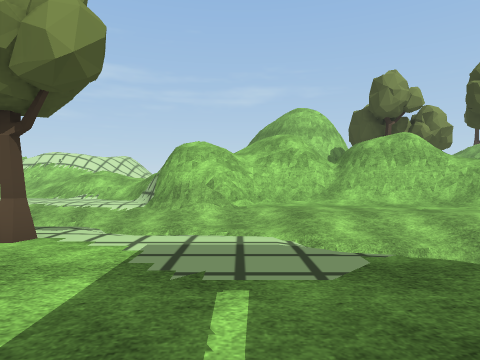
View 1 (above)

24 first-person views from a walk through a 3-D level made in the Unity game engine. The camera is 1.2 m above the floor, looks level and sees 75° across. The floor is counted in squares, 2 m on a side. Each view is taken from the middle of a square. On the plan, view 1 faces up. The plan holds only what a view shows up to about 9 squares ahead; the rest is blank. The place goes on beyond the plan. Some animated figures are not drawn. Some surface patterns are stand-ins.

View 2
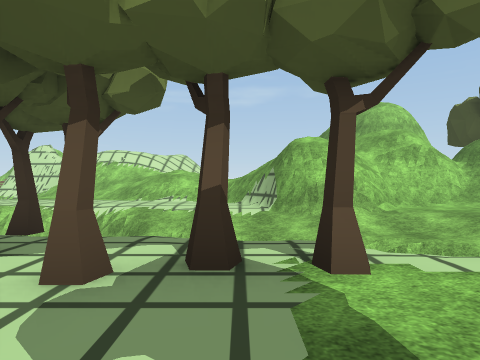

View 3
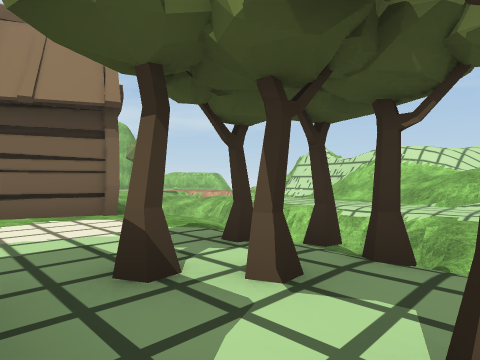

View 4
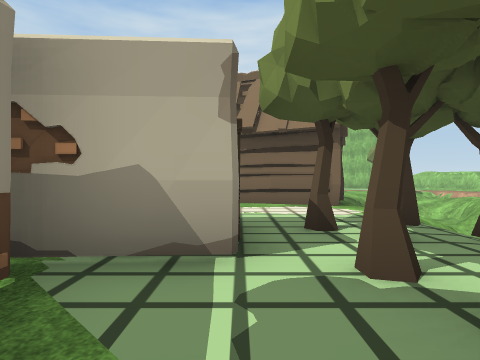

View 5
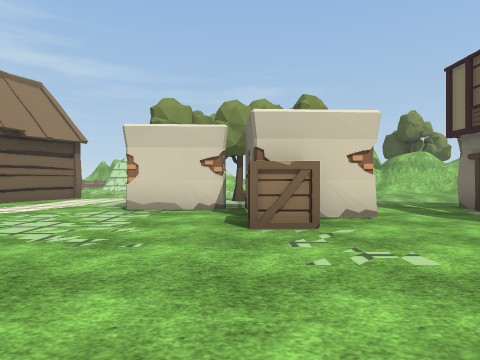

View 6
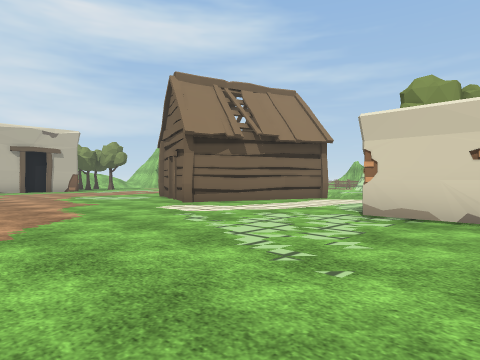

View 7
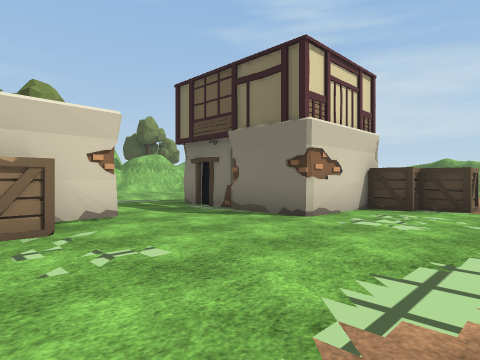

View 8
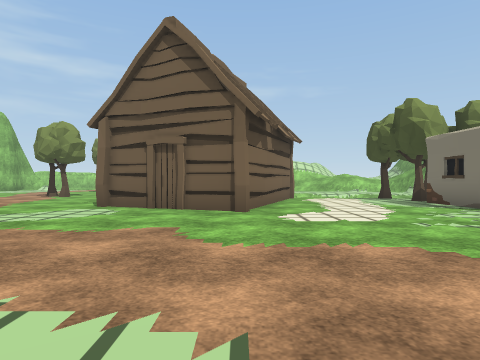

View 9
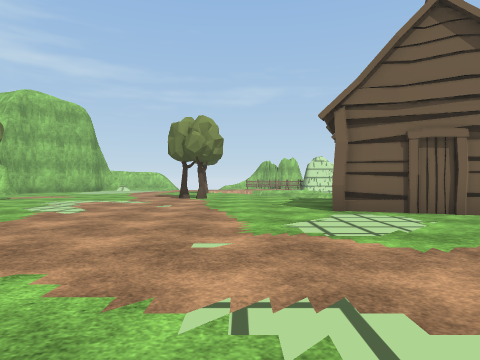

View 10
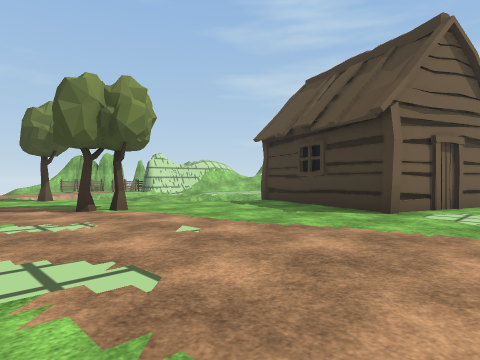

View 11
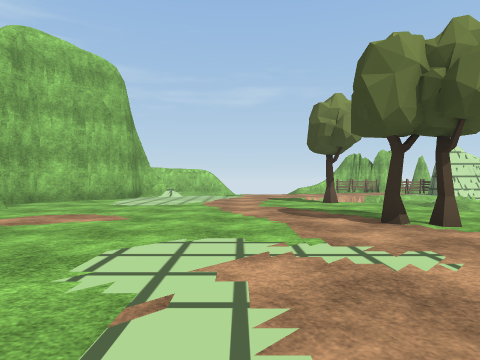

View 12
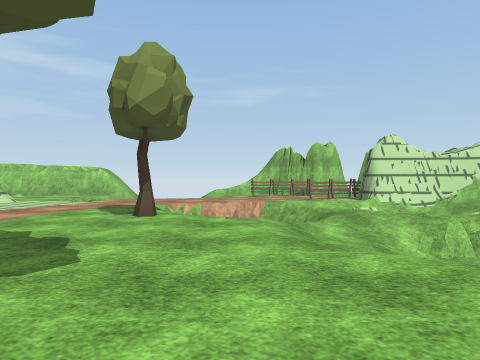

View 13
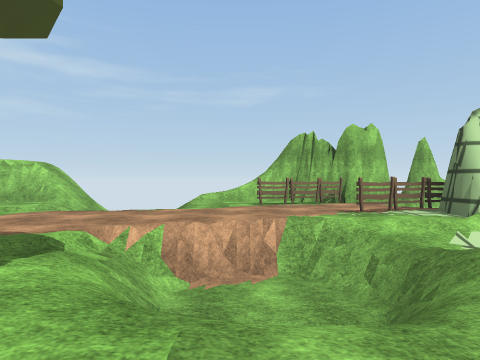

View 14
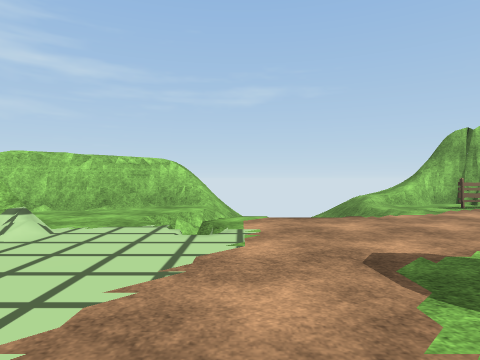

View 15
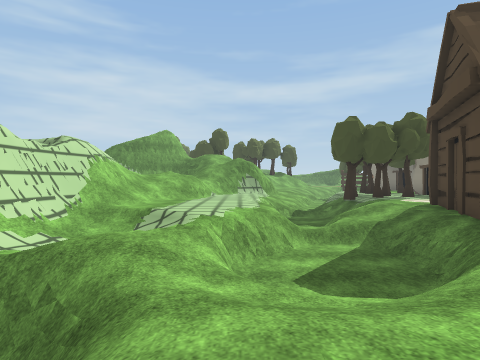

View 16
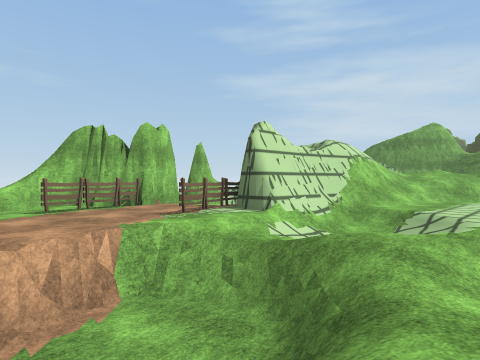

View 17
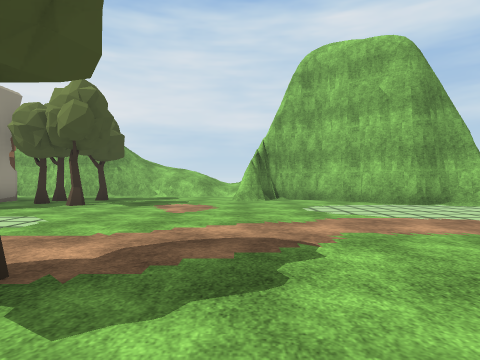

View 18
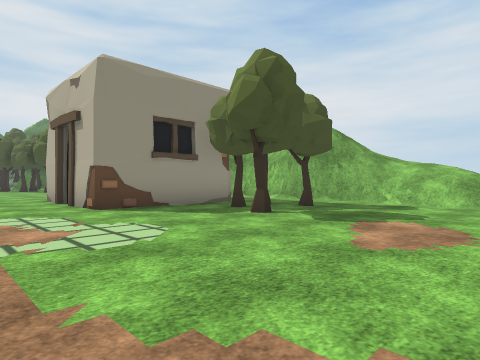

View 19
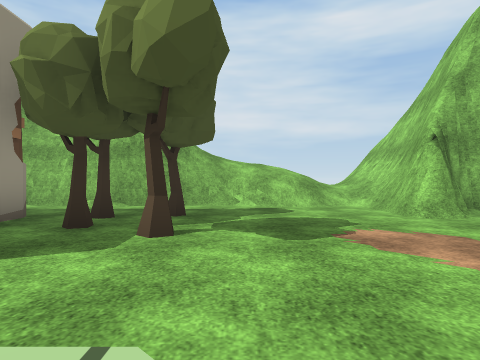

View 20
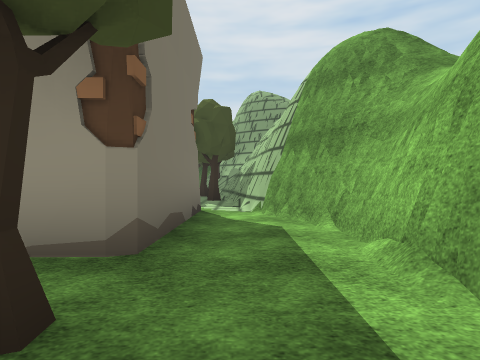

View 21
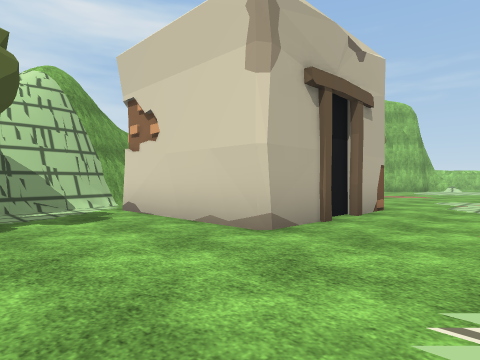

View 22
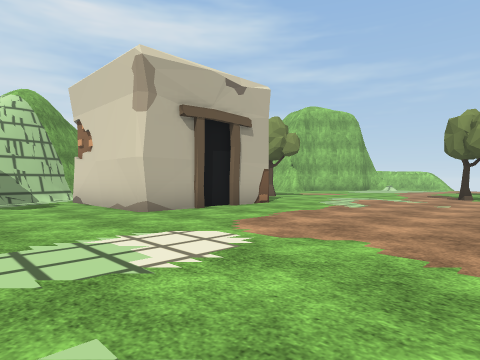

View 23
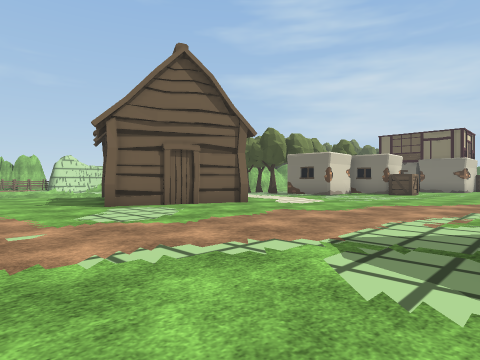

View 24
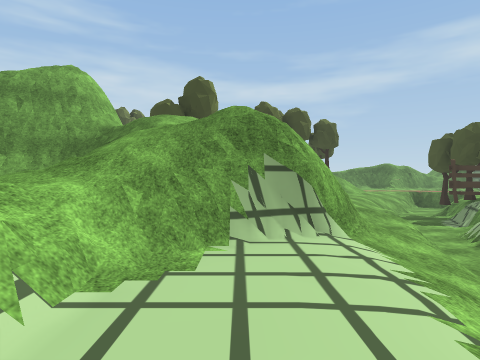

### Floor plan
Key: @ floor where view 1 was taken; # wall or solid block; . main floor; - floor 1.5 m lower than the main floor; : floor 6.75 m higher than the main floor; / step, stairs or slope; = window, fence, low wall or low ledge; v drop or lower ground; T tree; C crate; F fence.
Columns run from 29 left of view 1 to 4 right of it. Each row starts with its distance up from view 1.
 17       ###/ ///######
 16      ##/// //.FF.v
 15     ##///   /....v
 14       ..=/=/...FFF#vv/       ##
 13      ##.=/..../..###==       ####
 12      #...../=v#//////////    =//
 11     ##.....//-/// //..////// //
 10    ##......////////....///// ///
  9    #.......T..///=/...../.=#//##=
  8 ####..........//--//=vv=///###//##
  7 //###.........//---//-- ////////..
  6 ///............//#////    ///////.
  5 ///........TT....#/////TT/  -/////
  4 //..............####...TT...vv///
  3 /#..TT..........# ##...T.TTT..//=
  2  #..TT..........###....##.......
  1  #.............####....##..T...
  0  #..####..........#....#### .@#
 -1 /##.#  #..................##..#
 -2 /##.#  #.................CC...#
 -3 #v#.####......................###
 -4  :##............................C
 -5   v#............................C
 -6   v#TT.........   .      .....

Where each view was taken, in squares from view 1:
view 1: 0 up, 0 right, facing up
view 2: 1 up, 3 left, facing up
view 3: 2 up, 4 left, facing up-left
view 4: 2 up, 2 left, facing left
view 5: 6 down, 4 left, facing up
view 6: 5 down, 4 left, facing up-left
view 7: 6 down, 4 left, facing up-right
view 8: 6 down, 11 left, facing up
view 9: 5 down, 16 left, facing up
view 10: 1 down, 20 left, facing up-right
view 11: 1 up, 20 left, facing up
view 12: 4 up, 16 left, facing up
view 13: 8 up, 16 left, facing up
view 14: 9 up, 20 left, facing up
view 15: 9 up, 17 left, facing right
view 16: 9 up, 17 left, facing up-right
view 17: 7 up, 16 left, facing left
view 18: 7 up, 19 left, facing down-left
view 19: 4 up, 20 left, facing left
view 20: 3 up, 26 left, facing down
view 21: 6 down, 19 left, facing up-left
view 22: 6 down, 16 left, facing up-left
view 23: 6 down, 17 left, facing up-right
view 24: 9 up, 6 left, facing right
